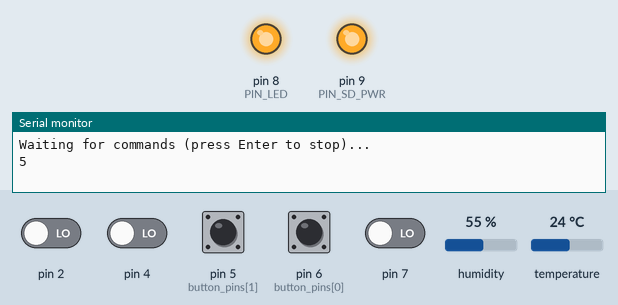
The sketch below on a simulated Arduino Pro Mini, built with avr-gcc and run on an emulated ATmega328P. On the bench: output pins drawn as LEDs (lit = HIGH), the last lines printed to the serial monitor. The inputs (shaded band) are chosen by the test bench; at power-on: pin 5 (button_pins[1]), pin 6 (button_pins[0]) HIGH, pin 2, pin 4, pin 7 LOW, humidity 55 %, temperature 24 °C. Sleep ends after the set time or at an interrupt; the local clock reads 2024-03-15 10:24:30 at power-on unless the sketch sets it; storage starts empty.

Above: at 0.11 s.
At 6.2 s:
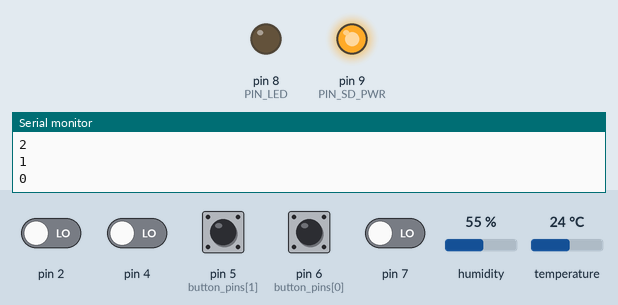
6.3 s: pin 5 (button_pins[1]) pulled LOW for 0.15 s
Timing chart, 0 to 20.0 s (numbered marks = the images above; inputs shaded):
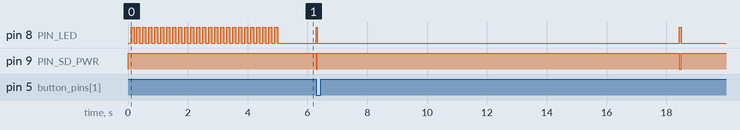

Measured:
- by itself, pin 8 (PIN_LED): alternates HIGH for 0.05 s and LOW for 12.1 s
- by itself, pin 9 (PIN_SD_PWR): alternates HIGH for 12.1 s and LOW for 0.05 s

The sketch:

sd-logger.ino
```cpp
//Dependencies.
//-------------

//Arduino IDE version: 1.8.10
//Arduino AVR boards version: 1.8.1
//Board: Arduino Pro or Pro Mini
//Processor: ATMega328P, 3.3V, 8MHz

//Built-in libraries.
#include <avr/sleep.h>
#include <avr/wdt.h>
#include <SPI.h>

//SD by Arduino, Sparkfun version 1.2.4
#include <SD.h>

//DHT sensor library by Adafruit version 1.3.7
//(Requires Adafruit unified sensor by Adafruit version 1.0.3)
#include <DHT.h>

//Rtc by Makuna version=2.3.3
#include <ThreeWire.h>
#include <RtcDS1302.h>

//Program configurations.
//-----------------------

//Logging interval for temperature/humidity sensor (in seconds).
const int log_interval = 15;

//Timeout internal for entering command mode at startup (in seconds).
const int command_timeout = 5;

//Pins used to register user-input events through buttons. Each must map to a valid
//pin-change interrupt source.
const int button_pins[] = {
  6, 5
};
const int num_buttons = sizeof(button_pins) / sizeof(button_pins[0]);

//Filename for the temperature/humidity log.
const char temp_hum_log_file_name[] PROGMEM = "TEMP-HUM.CSV";

//Filename for the button log.
const char button_log_file_name[] PROGMEM = "BUTTONS.CSV";

//Pin configurations.
const int PIN_LED = 8;
const int PIN_SD_PWR = 9;
const int PIN_SD_CS = 10;
const int PIN_DHT = 3;

//Peripheral driver instances.
DHT dht(PIN_DHT, DHT11);
ThreeWire ThreeWireRTC(A4, A5, 7); //RTC pins: IO, SCLK, CE
RtcDS1302<ThreeWire> rtc(ThreeWireRTC);

//Interrupt flags.
bool wdt_flag = false;
bool button_flag = false;

void setup() {
  //Initialize the SD card power pin.
  pinMode(PIN_SD_PWR, OUTPUT);
  digitalWrite(PIN_SD_PWR, HIGH);

  //Initialize the temperature/humidity sensor.
  dht.begin();

  //Initialize the RTC.
  rtc.Begin();

  //Initialize the serial terminal.
  Serial.begin(9600);

  //Initialize the LED pin.
  pinMode(PIN_LED, OUTPUT);

  //Configure the power saving mode.
  sleep_enable();
  set_sleep_mode(SLEEP_MODE_PWR_DOWN);

  //Configure the WDT for wake-up interrupts every second (approximately).
  MCUSR = 0;                          //Clear all status flags.
  WDTCSR = (1 << WDCE) | (1 << WDE);  //Enable configuration of WDT.
  WDTCSR =                            //Set interrupt mode and 1s period.
    (1 << WDIE) | (1 << WDP2) | (1 << WDP1);
  wdt_reset();                        //Reset the time count.

  //Prepare for button wake-up interrupts.
  for (int i = 0; i < num_buttons; i++) {
    pinMode(button_pins[i], INPUT_PULLUP);
    enable_button_interrupt(button_pins[i]);
  }

  //Perform the initial wait before starting to log.
  do_initial_wait();
}

void loop() {
  static int sleep_count = 0;

  //The processor executes the loop function every time it wakes up.
  //Once every second, the WDT wakes up the processor. Increase the sleep
  //count whenever this happens and perform logging every time the log
  //interval elapses.
  if (wdt_flag) {
    sleep_count++;

    if (sleep_count >= log_interval) {
      do_tem_hum_logging();
      sleep_count = 0;
    }

    wdt_flag = false;
  }

  if (button_flag) {
    do_button_logging();
    button_flag = false;
  }

  Serial.flush();
  sleep_cpu();
}

//Interrupt service request function for the watchdog timer. Since more than
//one source can wake up the processor, set the flag so the main loop takes
//the appropriate action.
ISR(WDT_vect) {
  wdt_flag = true;
}

//This function waits for user input at startup. If user input is detected within
//the command timeout period, it then calls the command loop function (which
//doesn't return). Otherwise this function returns.
void do_initial_wait() {
  unsigned long t_last_second = millis();
  unsigned long t_last_blink = t_last_second;
  uint8_t count_down = command_timeout;

  Serial.println(F("Waiting for commands (press Enter to stop)..."));
  Serial.println(count_down);

  //Wait until a character arrives or the timeout period expires.
  for (;;) {
    unsigned long t = millis();

    //Blink the LED while waiting.
    if (t - t_last_blink >= 100) {
      digitalWrite(PIN_LED, !digitalRead(PIN_LED));
      t_last_blink = t;
    }

    //Check for any incoming character.
    if (Serial.available()) {
      //Flush the character. Then enter the command loop (this never returns and
      //requires reset to exit).
      Serial.read();
      do_command_loop();
    }

    //Print the count down. Leave the loop once the count reaches zero.
    if (t - t_last_second >= 1000) {
      Serial.println(--count_down);
      if (count_down == 0)
        break;
      t_last_second = t;
    }
  }

  //Make sure the LED is off upon leaving.
  digitalWrite(PIN_LED, LOW);
}
```

button_interrupt.ino
```cpp
//Previous and current pin states.
uint8_t port_state_last[3] = { 0xFF, 0xFF, 0xFF };
uint8_t port_state[3] = { 0xFF, 0xFF, 0xFF };

//Port interrupt flags.
uint8_t port_flag[3] = { 0x00, 0x00, 0x00 };

//This function enables an interrupt for a particular button.
void enable_button_interrupt(uint8_t pin) {
  uint8_t bitmask = digitalPinToBitMask(pin);
  uint8_t port = digitalPinToPort(pin) - 2;

  //Set the pin change mask for the selected bit in the corresponding port.
  switch (port) {
    case 0:   //PORT B
      PCMSK0 |= bitmask;
      break;
    case 1:   //PORT C
      PCMSK1 |= bitmask;
      break;
    case 2:   //PORT D
      PCMSK2 |= bitmask;
      break;
  }

  //Set the pin change interrupt enable for the selected port.
  PCICR |= 1 << port;
}

//This function returns the pin that generated the last button interrupt.
int get_last_button_interrupt_pin() {
  uint8_t i;

  //Check all pins looking for the one that generated the interrupt.
  for (i = 0; i < NUM_DIGITAL_PINS; i++)
    if (port_flag[digitalPinToPort(i) - 2] & digitalPinToBitMask(i))
      break;

  //Interrupt pin was found. Clear all flags now.
  port_flag[0] = 0;
  port_flag[1] = 0;
  port_flag[2] = 0;

  return i;
}

//Interrupt service routine for pin change interrupt request 0 (PORT B).
SIGNAL(PCINT0_vect) {
  uint8_t active_bits;

  //Update the port state while keeping the last one.
  port_state_last[0] = port_state[0];
  port_state[0] = PINB;

  //Mask every bit from current and last state so only bits which have changed
  //from 1 to 0 and that are enabled for interrupts are set.
  active_bits = port_state_last[0] & ~port_state[0] & PCMSK0;

  //If any bit has been activated, store the interrupt flags
  if (active_bits) {
    port_flag[0] = active_bits;
    button_flag = true;
  }
}

//Interrupt service routine for pin change interrupt request 1 (PORT C).
SIGNAL(PCINT1_vect) {
  uint8_t active_bits;

  port_state_last[1] = port_state[1];
  port_state[1] = PINC;

  active_bits = port_state_last[1] & ~port_state[1] & PCMSK1;

  if (active_bits) {
    port_flag[1] = active_bits;
    button_flag = true;
  }
}

//Interrupt service routine for pin change interrupt request 2 (PORT D).
SIGNAL(PCINT2_vect) {
  uint8_t active_bits;

  port_state_last[2] = port_state[2];
  port_state[2] = PIND;

  active_bits = port_state_last[2] & ~port_state[2] & PCMSK2;

  if (active_bits) {
    port_flag[2] = active_bits;
    button_flag = true;
  }
}
```

command_interpreter.ino
```cpp
//This function performs the main commmand loop, while slowly blinking the LED
//to indicate this activity. It doesn't return and requires to press the reset
//button to exit.
void do_command_loop() {
  unsigned long t_last_blink;

  Serial.println(F("Command mode activated. Type 'h' for help."));

  for (;;) {
    int t = millis();

    do_commands();

    if (t - t_last_blink >= 1000) {
      digitalWrite(PIN_LED, !digitalRead(PIN_LED));
      t_last_blink = t;
    }
  }
}

//This function listens for incoming characters and performs user commands.
void do_commands() {
  char c;

  //Check for an incoming character. Return immediately if none is found.
  if (!Serial.available())
    return;

  //Take the firs character as the command.
  c = Serial.read();

  //Take an action depending on the received command.
  switch (c) {
    case 'g':
      //Command 'g' gets the current time and prints it.
      print_date_time();
      break;
    case 'd':
      //Command 'd' sets the current date for the RTC.
      {
        int year = Serial.parseInt();
        uint8_t month = Serial.parseInt();
        uint8_t day = Serial.parseInt();
        RtcDateTime old_dt = rtc.GetDateTime();
        RtcDateTime new_dt(year, month, day, old_dt.Hour(),
                           old_dt.Minute(), old_dt.Second());
        rtc.SetDateTime(new_dt);
        Serial.println(F("Date has been set. New date & time is:"));
        print_date_time();
      }
      break;
    case 't':
      //Command 't' sets the current time for the RTC.
      {
        uint8_t hour = Serial.parseInt();
        uint8_t minute = Serial.parseInt();
        RtcDateTime old_dt = rtc.GetDateTime();
        RtcDateTime new_dt(old_dt.Year(), old_dt.Month(), old_dt.Day(),
                           hour, minute, 0);
        rtc.SetDateTime(new_dt);
        Serial.println(F("Time has been set. New date & time is:"));
        print_date_time();
      }
      break;
    case 'h':
      //Command 'h' prints the help message.
      Serial.println(F(
                       "Available commands:\n"
                       "g - Get current date & time\n"
                       "d YYYY/MM/DD - Set current date\n"
                       "t HH:MM - Set current time\n"
                       "h - shows this help"
                     ));
      break;
  }
}

//This function formats and prints the current date and time.
void print_date_time() {
  char txt_buf[32];
  RtcDateTime dt = rtc.GetDateTime();
  snprintf_P(txt_buf, sizeof(txt_buf), PSTR("%d/%02d/%02d %02d:%02d:%02d"),
             dt.Year(), dt.Month(), dt.Day(),
             dt.Hour(), dt.Minute(), dt.Second());
  Serial.println(txt_buf);
}
```

logging.ino
```cpp
//This function is used to power up the SD card and initialize it.
bool sd_power_on() {
  //Turn on the power through the transistor, then initialize the
  //SD card afterwards (this initializes the SPI bus and the
  //chip-select line).
  digitalWrite(PIN_SD_PWR, LOW);
  return SD.begin(PIN_SD_CS);
}

//This funcion is used to power down the SD card to save power.
void sd_power_off() {
  //Turn off the power through the transistor, then shut down
  //the SPI bus and the chip-select line on the SD card.
  digitalWrite(PIN_SD_PWR, HIGH);
  pinMode(PIN_SD_CS, INPUT);
  SPI.end();
}

//This function performs temperature and humidity logging.
void do_tem_hum_logging() {
  char txt_buf[64];
  char num_buf[8];
  File file;

  //Turn the LED on, then try to power up and initialize the SD card.
  digitalWrite(PIN_LED, HIGH);
  if (!sd_power_on()) {
    Serial.println(F("Cannot initialize SD card!"));
    goto end;
  }

  //Prepare an string with the date and time columns, then add the temperature and
  //humidity readings.
  get_date_time_str(txt_buf, sizeof(txt_buf));
  strcat(txt_buf, dtostrf(dht.readTemperature(), 5, 1, num_buf));
  strcat_P(txt_buf, PSTR(", "));
  strcat(txt_buf, dtostrf(dht.readHumidity(), 5, 1, num_buf));
  strcat_P(txt_buf, PSTR("\n"));

  //Print a copy of the data row to the serial terminal.
  Serial.print(txt_buf);

  //Open the file for writing, then append the data row.
  file = SD.open((const __FlashStringHelper *) temp_hum_log_file_name, FILE_WRITE);
  if (file) {
    file.print(txt_buf);
    file.close();
  }
  else
    Serial.println(F("Could not write to SD card!"));

end:
  //Turn of the SD card before leaving.
  sd_power_off();
  digitalWrite(PIN_LED, LOW);
}

//This function performs button press logging.
void do_button_logging() {
  char txt_buf[64];
  char num_buf[8];
  int pin_number;
  int button_number;
  File file;

  //Turn the LED on, then try to power up and initialize the SD card.
  digitalWrite(PIN_LED, HIGH);
  if (!sd_power_on()) {
    Serial.println(F("Cannot initialize SD card!"));
    goto end;
  }

  //Get the pin number from which the button interrupt was generated. Then look it up
  //int the pin table to determine its index.
  pin_number = get_last_button_interrupt_pin();
  for (button_number = 0; button_number < num_buttons; button_number++)
    if (button_pins[button_number] == pin_number)
      break;

  //Prepare an string with the date and time columns, then add the button number.
  get_date_time_str(txt_buf, sizeof(txt_buf));
  snprintf_P(num_buf, sizeof(num_buf), PSTR("%d"), button_number);
  strcat(txt_buf, num_buf);
  strcat_P(txt_buf, PSTR("\n"));

  //Print a copy of the data row to the serial terminal.
  Serial.print(txt_buf);

  //Open the file for writing, then append the data row.
  file = SD.open((const __FlashStringHelper *) button_log_file_name, FILE_WRITE);
  if (file) {
    file.print(txt_buf);
    file.close();
  }
  else
    Serial.println(F("Could not write to SD card!"));

end:
  //Turn of the SD card before leaving.
  sd_power_off();
  digitalWrite(PIN_LED, LOW);
}

//This function formats and prints the current date and time to a given string.
void get_date_time_str(char *str, size_t size) {
  RtcDateTime dt = rtc.GetDateTime();
  snprintf_P(str, size, PSTR("%d/%02d/%02d, %02d:%02d:%02d, "),
             dt.Year(), dt.Month(), dt.Day(),
             dt.Hour(), dt.Minute(), dt.Second());
}
```
